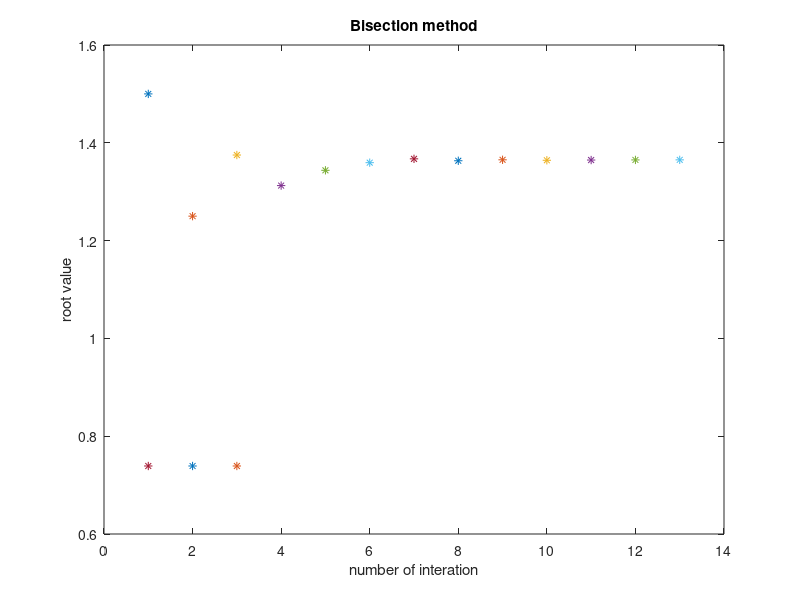

Reproduce this figure in MATLAB.
%% Q1

f=@(x) x^3+4*x^2-10;
A=[1 2];
a=A(1);
b=A(2);
exact=1.36523;

n=0;
while true
    c=(a+b)/2;
if f(a)*f(c)<0
    b=c;
elseif f(b)*f(c)<0
    a=c;
elseif f(a)*f(c)==0
    fprintf('the exact answer found x=%f\n',c)
elseif f(b)*f(c)==0
    fprintf('the exact answer found x=%f\n',c)
else
    error('process failed')
end
n=n+1;
fprintf('at %d th interation, c=%f\n',n,c)
plot(n,c,'*')
xlabel('number of interation')
ylabel('root value')
title('Bisection method')
hold on
if abs((b-a)/2)<10^(-4)
    fprintf('root found: %f\n',c)
    break
end
end

%% Q2

f=@(x) cos(x)-x;
g=@(x) -sin(x)-1;

x1=0.74;
x2=0.74;
n=0;

while true
    x2=x1-(f(x1)/g(x1));
    n=n+1;
    plot(n,x2,'*')
    hold on
    
    if abs(x1-x2)<10^(-10)
        fprintf('the root found in %d interations: x=%f\n',n,x2)
        break
    end
    x1=x2;
end

%% Q3

A = 750000;
P = 1500;       
years = 20;      
n = years * 12;

f = @(i) (P/i) * ((1 + i)^n - 1) - A;

initial_guess = 0.005;

monthly_rate = fzero(f, initial_guess);

annual_rate = monthly_rate * 12;

fprintf('Monthly Interest Rate: %.6f\n', monthly_rate);
fprintf('Minimal Annual Interest Rate: %.2f%%\n', annual_rate * 100);
